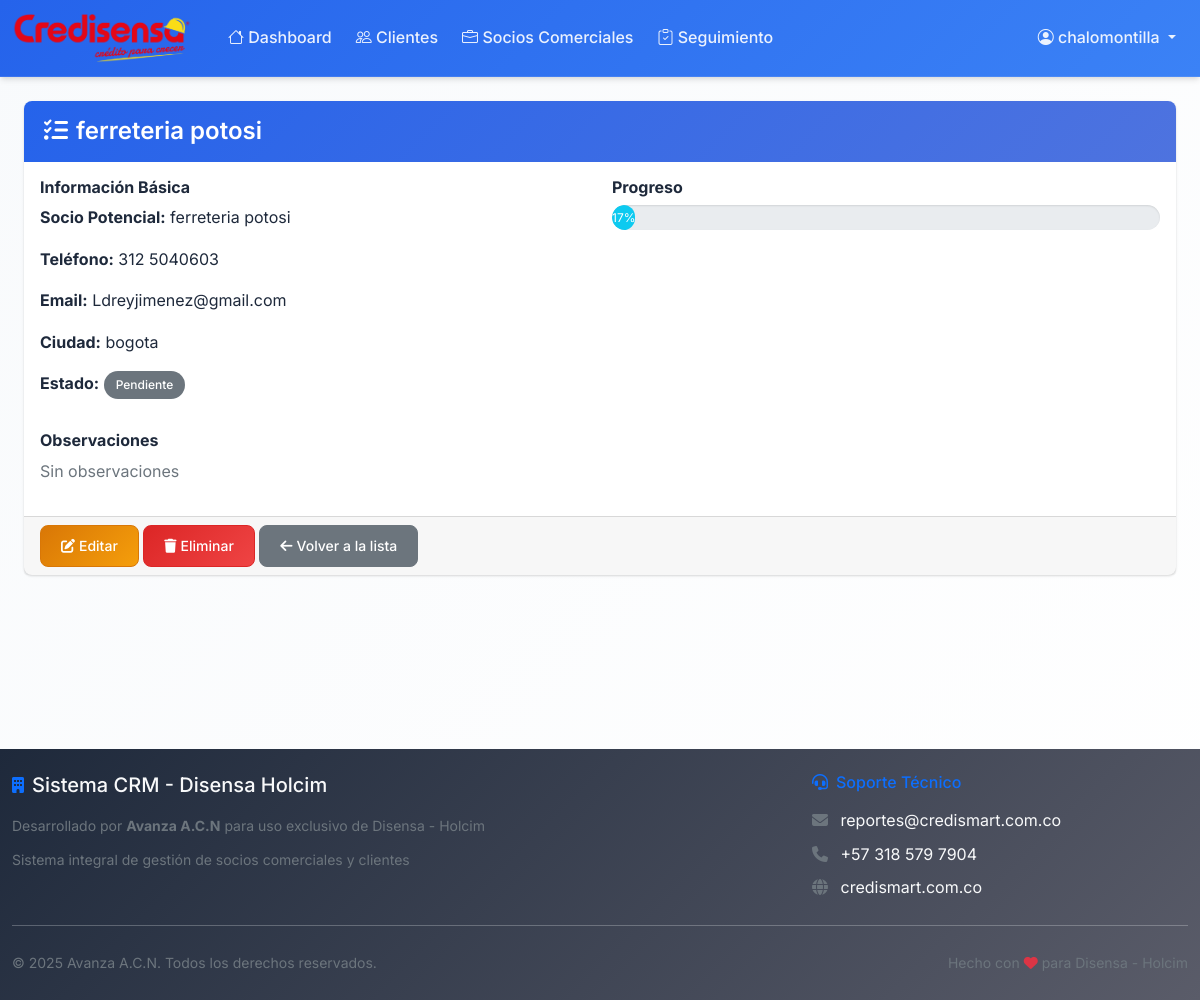
The page /seguimiento/3/ (signed in) on the database its author committed.
### seguimiento/models.py (models this page shows, shortened)
class SeguimientoSocio(models.Model):
    ESTADO_CHOICES = [
        ('pendiente', 'Pendiente'),
        ('en_proceso', 'En Proceso'),
        ('completado', 'Completado'),
        ('cancelado', 'Cancelado'),
    ]
    socio_potencial = models.CharField(
        max_length=200,
        verbose_name="Nombre del Socio Potencial"
    )
    socio_comercial = models.ForeignKey(
        SocioComercial,
        on_delete=models.SET_NULL,
        null=True,
        blank=True,
        verbose_name="Socio Comercial (Si ya se creó)",
        help_text="Se asociará automáticamente cuando el socio potencial se convierta en socio comercial"
    )
    presentacion_negocio = models.BooleanField(
        default=False,
        verbose_name="Presentación de Negocio Realizada"
    )
    fecha_presentacion = models.DateField(
        null=True,
        blank=True,
        verbose_name="Fecha de Presentación"
    )
    documentos_enviados = models.BooleanField(
        default=False,
        verbose_name="Documentos Enviados"
    )
    fecha_envio_documentos = models.DateField(
        null=True,
        blank=True,
        verbose_name="Fecha de Envío de Documentos"
    )
    contrato_enviado = models.BooleanField(
        default=False,
        verbose_name="Contrato Enviado"
    )
    fecha_envio_contrato = models.DateField(
        null=True,
        blank=True,
        verbose_name="Fecha de Envío de Contrato"
    )
    contrato_firmado = models.BooleanField(
        default=False,
        verbose_name="Contrato Firmado"
    )
    fecha_firma_contrato = models.DateField(
        null=True,
        blank=True,
        verbose_name="Fecha de Firma de Contrato"
    )
    capacitacion_realizada = models.BooleanField(
        default=False,
        verbose_name="Capacitación Realizada"
    )
    fecha_capacitacion = models.DateField(
        null=True,
        blank=True,
        verbose_name="Fecha de Capacitación"
    )
    usuario_creado = models.BooleanField(
        default=False,
        verbose_name="Usuario Creado"
    )
    fecha_creacion_usuario = models.DateField(
        null=True,
        blank=True,
        verbose_name="Fecha de Creación de Usuario"
    )
    proceso_completo = models.BooleanField(
        default=False,
        verbose_name="Proceso Completo"
    )
    telefono = models.CharField(max_length=20, verbose_name="Teléfono", blank=True)
    email = models.EmailField(verbose_name="Email", blank=True)
    ciudad = models.CharField(max_length=100, verbose_name="Ciudad", blank=True)
    observaciones = models.TextField(verbose_name="Observaciones", blank=True)
    estado = models.CharField(
        max_length=20,
        choices=ESTADO_CHOICES,
        default='pendiente',
        verbose_name="Estado"
    )
    fecha_creacion = models.DateTimeField(auto_now_add=True)
    fecha_actualizacion = models.DateTimeField(auto_now=True)
    class Meta:
        verbose_name = "Seguimiento de Socio"
        verbose_name_plural = "Seguimiento de Socios"
        ordering = ['-fecha_actualizacion']
    def porcentaje_completado(self):
        pasos = [
            self.presentacion_negocio,
            self.documentos_enviados,
            self.contrato_enviado,
            self.contrato_firmado,
            self.capacitacion_realizada,
            self.usuario_creado,
        ]
        completados = sum(pasos)
        return (completados / len(pasos)) * 100

### seguimiento/views.py (the view)
# urls.py: path('<int:pk>/', views.SeguimientoSocioDetailView.as_view(), name='detalle'),
class SeguimientoSocioDetailView(LoginRequiredMixin, DetailView):
    model = SeguimientoSocio
    template_name = 'seguimiento/detalle.html'
    context_object_name = 'seguimiento'

### templates/seguimiento/detalle.html (shortened to what this page needs)
{% extends "base.html" %}
{% load humanize %}
{% block content %}
<div class="container-fluid">
    <div class="row">
        <div class="col-md-12">
            <div class="card">
                <div class="card-header">
                    <h4 class="card-title">
                        <i class="fas fa-tasks me-2"></i>{{ seguimiento.socio_potencial }}
                    </h4>
                </div>
                <div class="card-body">
                    <div class="row">
                        <div class="col-md-6">
                            <h6><strong>Información Básica</strong></h6>
                            <p><strong>Socio Potencial:</strong> {{ seguimiento.socio_potencial }}</p>
                            <p><strong>Teléfono:</strong> {{ seguimiento.telefono|default:"No registrado" }}</p>
                            <p><strong>Email:</strong> {{ seguimiento.email|default:"No registrado" }}</p>
                            <p><strong>Ciudad:</strong> {{ seguimiento.ciudad|default:"No registrada" }}</p>
                            <p><strong>Estado:</strong>
                                <span class="badge
                                {% if seguimiento.estado == 'completado' %}bg-success
                                {% elif seguimiento.estado == 'en_proceso' %}bg-warning text-dark
                                {% elif seguimiento.estado == 'cancelado' %}bg-danger
                                {% else %}bg-secondary{% endif %}">
                                    {{ seguimiento.get_estado_display }}
                                </span>
                            </p>
                        </div>
                        <div class="col-md-6">
                            <h6><strong>Progreso</strong></h6>
                            <div class="progress" style="height: 25px;">
                                <div class="progress-bar {% if seguimiento.porcentaje_completado == 100 %}bg-success{% elif seguimiento.porcentaje_completado >= 50 %}bg-warning{% else %}bg-info{% endif %}"
                                     role="progressbar"
                                     style="width: {{ seguimiento.porcentaje_completado }}%">
                                    {{ seguimiento.porcentaje_completado|floatformat:0 }}%
                                </div>
                            </div>
                        </div>
                    </div>
                    <div class="row mt-3">
                        <div class="col-12">
                            <h6><strong>Observaciones</strong></h6>
                            <p class="text-muted">{{ seguimiento.observaciones|default:"Sin observaciones" }}</p>
                        </div>
                    </div>
                </div>
                <div class="card-footer">
                    <a href="{% url 'seguimiento:editar' seguimiento.pk %}" class="btn btn-warning">
                        <i class="fas fa-edit me-1"></i>Editar
                    </a>
                    <a href="{% url 'seguimiento:eliminar' seguimiento.pk %}" class="btn btn-danger">
                        <i class="fas fa-trash me-1"></i>Eliminar
                    </a>
                    <a href="{% url 'seguimiento:lista' %}" class="btn btn-secondary">
                        <i class="fas fa-arrow-left me-1"></i>Volver a la lista
                    </a>
                </div>
            </div>
        </div>
    </div>
</div>
{% endblock %}

### templates/base.html (shortened to what this page needs)
<!DOCTYPE html>
<html lang="es">
<head>
    <link href="https://cdn.jsdelivr.net/npm/bootstrap@5.1.3/dist/css/bootstrap.min.css" rel="stylesheet">
    <link href="https://cdn.jsdelivr.net/npm/bootstrap-icons@1.8.1/font/bootstrap-icons.css" rel="stylesheet">
    <link href="https://cdnjs.cloudflare.com/ajax/libs/font-awesome/6.4.0/css/all.min.css" rel="stylesheet">
    {% load static %}
    {% load crispy_forms_tags %}
    <link rel="stylesheet" href="{% static 'css/main.css' %}">
</head>
<body>
    <nav class="navbar navbar-expand-lg navbar-dark" style="background: linear-gradient(135deg, #2563eb, #3b82f6);">
        <div class="container-fluid">
            <a class="navbar-brand d-flex align-items-center" href="{% url 'dashboard:home' %}">
                <img src="{% static 'img/credisensa-logo.png' %}" alt="Credisensa" class="me-2" style="height: 50px; max-width: 180px;" onerror="this.style.display='none'; document.getElementById('navbar-text-logo').style.display='inline';">
            </a>
            <div class="collapse navbar-collapse" id="navbarNav">
                <ul class="navbar-nav me-auto">
                    <li class="nav-item">
                        <a class="nav-link" href="{% url 'dashboard:home' %}">
                            <i class="bi bi-house"></i> Dashboard
                        </a>
                    </li>
                    <li class="nav-item">
                        <a class="nav-link" href="{% url 'clientes:lista' %}">
                            <i class="bi bi-people"></i> Clientes
                        </a>
                    </li>
                    <li class="nav-item">
                        <a class="nav-link" href="{% url 'socios:lista' %}">
                            <i class="bi bi-briefcase"></i> Socios Comerciales
                        </a>
                    </li>
                    <li class="nav-item">
                        <a class="nav-link" href="{% url 'seguimiento:lista' %}">
                            <i class="bi bi-clipboard-check"></i> Seguimiento
                        </a>
                    </li>
                </ul>
                <ul class="navbar-nav">
                    {% if user.is_authenticated %}
                        <li class="nav-item dropdown">
                            <a class="nav-link dropdown-toggle" href="#" id="userDropdown" role="button" data-bs-toggle="dropdown">
                                <i class="bi bi-person-circle"></i> {{ user.get_full_name|default:user.username }}
                            </a>
                        </li>
                    {% else %}
                        <li class="nav-item">
                            <a class="nav-link" href="{% url 'accounts:login' %}">
                                <i class="bi bi-box-arrow-in-right"></i> Iniciar Sesión
                            </a>
                        </li>
                    {% endif %}
                </ul>
            </div>
        </div>
    </nav>
    <div class="container-fluid mt-4" style="min-height: calc(100vh - 200px);">
        {% block content %}
        {% endblock %}
    </div>
    <footer class="bg-dark text-light py-4 mt-5">
        <div class="container-fluid">
            <div class="row">
                <div class="col-md-8">
                    <div class="d-flex align-items-center mb-3">
                        <i class="fas fa-building me-2 text-primary"></i>
                        <h5 class="mb-0">Sistema CRM - Disensa Holcim</h5>
                    </div>
                    <p class="text-muted mb-2">
                        <small>Desarrollado por <strong>Avanza A.C.N</strong> para uso exclusivo de Disensa - Holcim</small>
                    </p>
                    <p class="text-muted mb-0">
                        <small>Sistema integral de gestión de socios comerciales y clientes</small>
                    </p>
                </div>
                <div class="col-md-4">
                    <h6 class="text-primary mb-3">
                        <i class="fas fa-headset me-2"></i>Soporte Técnico
                    </h6>
                    <p class="mb-2">
                        <i class="fas fa-envelope me-2 text-muted"></i>
                        <a href="mailto:reportes@credismart.com.co" class="text-light text-decoration-none">
                            reportes@credismart.com.co
                        </a>
                    </p>
                    <p class="mb-2">
                        <i class="fas fa-phone me-2 text-muted"></i>
                        <a href="tel:+573185797904" class="text-light text-decoration-none">
                            +57 318 579 7904
                        </a>
                    </p>
                    <p class="mb-0">
                        <i class="fas fa-globe me-2 text-muted"></i>
                        <a href="https://credismart.com.co" target="_blank" class="text-light text-decoration-none">
                            credismart.com.co
                        </a>
                    </p>
                </div>
            </div>
            <hr class="border-secondary my-4">
            <div class="row align-items-center">
                <div class="col-md-6">
                    <small class="text-muted">
                        © {% now "Y" %} Avanza A.C.N. Todos los derechos reservados.
                    </small>
                </div>
                <div class="col-md-6 text-end">
                    <small class="text-muted">
                        Hecho con <i class="fas fa-heart text-danger"></i> para Disensa - Holcim
                    </small>
                </div>
            </div>
        </div>
    </footer>
</body>
</html>

### rows shown on the page
SeguimientoSocio: socio_potencial "ferreteria potosi", telefono "312 5040603", email "Ldreyjimenez@gmail.com", ciudad "bogota", estado "Pendiente", porcentaje_completado "17", observaciones "Sin observaciones"

### other values the page prints
{{ user.get_full_name|default:user.username }} "chalomontilla"
